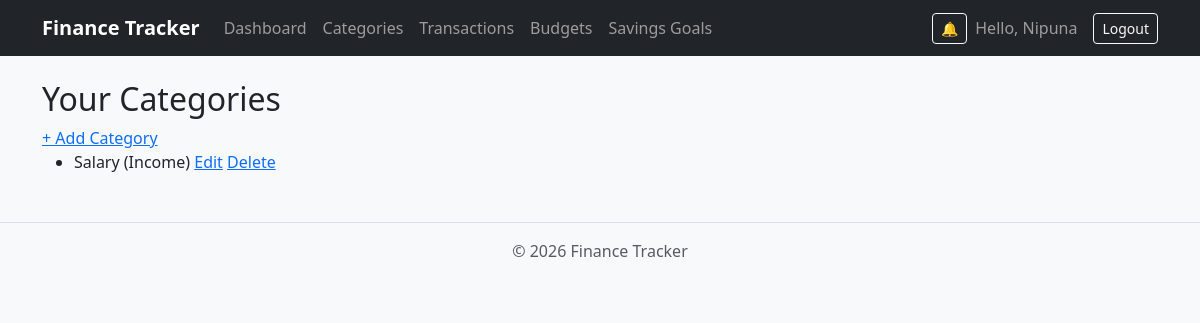
/categories/ (signed in), run on an earlier commit of the app's database.
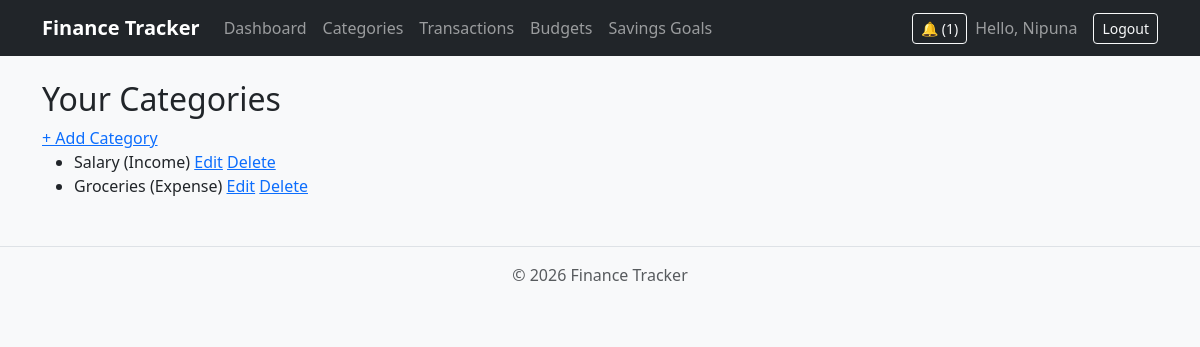
And on a later commit of the database.
### tracker/models.py (models this page shows, shortened)
class Category(models.Model):
    CATEGORY_TYPES = [
        ('income', 'Income'),
        ('expense', 'Expense'),
    ]
    class Meta:
        verbose_name_plural = "Categories"
    user = models.ForeignKey(User, on_delete=models.CASCADE)
    name = models.CharField(max_length=100)
    category_type = models.CharField(max_length=20, choices=CATEGORY_TYPES)

### tracker/views.py (the view)
# urls.py: path('categories/', views.category_list, name='category_list'),
@login_required
def category_list(request):
    categories = Category.objects.filter(user=request.user)
    return render(request, 'tracker/category_list.html', {'categories': categories})

### tracker/context_processors.py (called while the page is built)
def unread_notifications(request):
    if request.user.is_authenticated:
        return {'unread_count': Notification.objects.filter(user=request.user, is_read=False).count()}
    return {}

### tracker/templates/tracker/category_list.html (shortened to what this page needs)
{% extends "tracker/base.html" %}
{% block content %}
<h2>Your Categories</h2>
<a href="{% url 'category_create' %}">+ Add Category</a>
<ul>
    {% for category in categories %}
        <li>
            {{ category.name }} ({{ category.get_category_type_display }})
            <a href="{% url 'category_update' category.pk %}">Edit</a>
            <a href="{% url 'category_delete' category.pk %}">Delete</a>
        </li>
    {% endfor %}
</ul>
{% endblock %}

### tracker/templates/tracker/base.html (shortened to what this page needs)
{% load static %}
<!DOCTYPE html>
<html lang="en">
<head>
    <link href="https://cdn.jsdelivr.net/npm/bootstrap@5.3.8/dist/css/bootstrap.min.css" rel="stylesheet">
    <link rel="stylesheet" href="{% static 'tracker/css/custom.css' %}">
</head>
<body>
    <nav class="navbar navbar-expand-lg navbar-dark bg-dark">
        <div class="container">
            <a class="navbar-brand" href="{% url 'dashboard' %}">Finance Tracker</a>
            <div class="collapse navbar-collapse" id="navbarNav">
                {% if user.is_authenticated %}
                <ul class="navbar-nav me-auto">
                    <li class="nav-item"><a class="nav-link" href="{% url 'dashboard' %}">Dashboard</a></li>
                    <li class="nav-item"><a class="nav-link" href="{% url 'category_list' %}">Categories</a></li>
                    <li class="nav-item"><a class="nav-link" href="{% url 'transaction_list' %}">Transactions</a></li>
                    <li class="nav-item"><a class="nav-link" href="{% url 'budget_list' %}">Budgets</a></li>
                    <li class="nav-item"><a class="nav-link" href="{% url 'savingsgoal_list' %}">Savings Goals</a></li>
                </ul>
                <a href="{% url 'notification_list' %}" class="btn btn-outline-light btn-sm me-2">
                    🔔 {% if unread_count %}({{ unread_count }}){% endif %}
                </a>
                <span class="navbar-text me-3">Hello, {{ user.username }}</span>
                <form method="post" action="{% url 'logout' %}" class="d-flex">
                    <button type="submit" class="btn btn-outline-light btn-sm">Logout</button>
                </form>
                {% else %}
                <a href="{% url 'login' %}" class="btn btn-outline-light ms-auto">Login</a>
                <a href="{% url 'register' %}" class="btn btn-light">Register</a>
                {% endif %}
            </div>
        </div>
    </nav>
    <main class="container my-4">
        {% block content %}
        {% endblock %}
    </main>
    <footer class="text-center text-muted py-3 mt-5 border-top">
        <p>&copy; 2026 Finance Tracker</p>
    </footer>
</body>
</html>

What changed in the data, as far as the page shows it:
added Category: name "Groceries", category_type "Expense"
Also different on the page:
{{ unread_count }}: (not shown) → "1"
